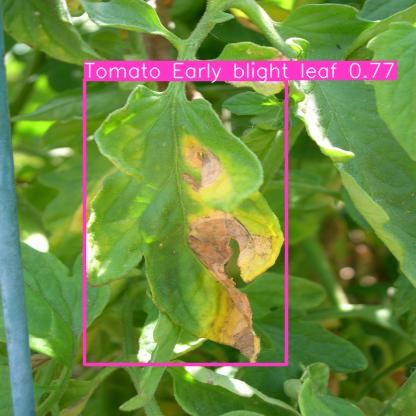
#> input picture yolov10/result0.jpg, 416 x 416 px
$ python merge.py
#> lines starting #> are read from the running program, lines starting #| are printed output that depends on the picture
from PIL import Image


if __name__ == '__main__':
    # 打开四张图片
    img1 = Image.open('result0.jpg')
#> img1 is the input picture: PIL image 416x416 RGB; mean R, G, B 111.5, 137.6, 66.9
    img2 = Image.open('result1.jpg')
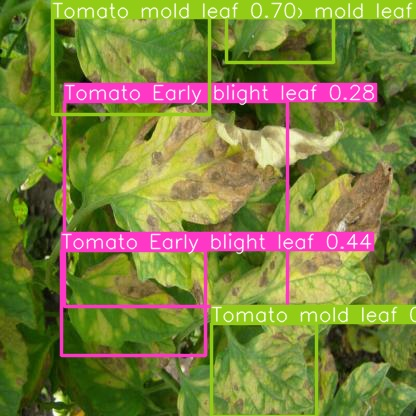
#> input picture yolov10/result1.jpg, 416 x 416 px
#> img2 is the input picture: PIL image 416x416 RGB; mean R, G, B 124.5, 128.7, 61.5
    img3 = Image.open('result2.jpg')
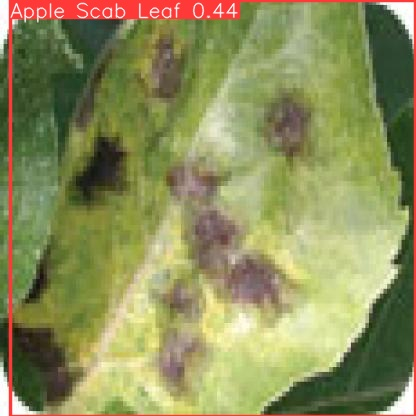
#> input picture yolov10/result2.jpg, 416 x 416 px
#> img3 is the input picture: PIL image 416x416 RGB; mean R, G, B 141.3, 142.9, 90.9
    img4 = Image.open('result3.jpg')
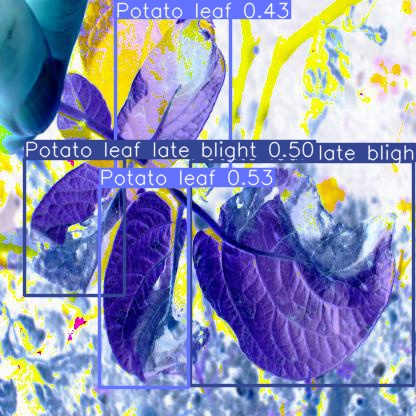
#> input picture yolov10/result3.jpg, 416 x 416 px
#> img4 is the input picture: PIL image 416x416 RGB; mean R, G, B 140, 146.2, 180.6

    # 假设所有图片的尺寸相同
    width, height = img1.size
#> width = 416; height = 416

    # 创建一个新的空白图像，用来放置四张图片
    combined_image = Image.new('RGB', (4 * width, height))
#> combined_image: PIL image 1664x416 RGB; every value is 0

    # 粘贴四张图片到新图像上
    combined_image.paste(img1, (0, 0))
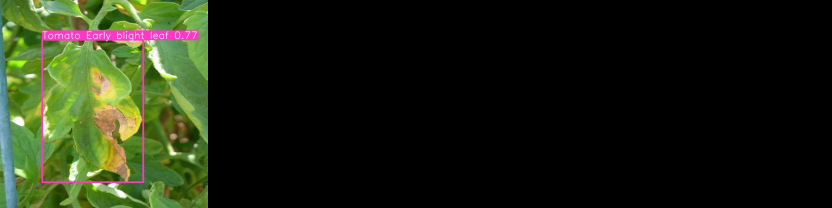
#> combined_image: PIL image 1664x416 RGB (shown at 1/2 size); mean R, G, B 27.9, 34.4, 16.7
    combined_image.paste(img2, (width, 0))
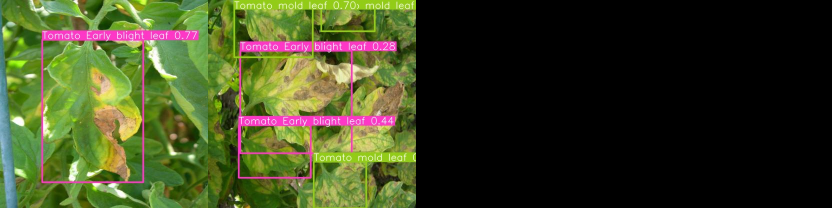
#> combined_image: PIL image 1664x416 RGB (shown at 1/2 size); mean R, G, B 59, 66.6, 32.1
    combined_image.paste(img3, (2 * width, 0))
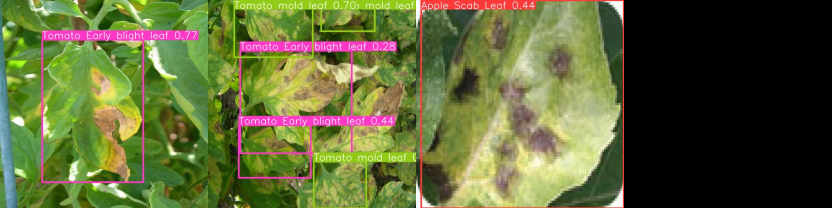
#> combined_image: PIL image 1664x416 RGB (shown at 1/2 size); mean R, G, B 94.3, 102.3, 54.8
    combined_image.paste(img4, (3 * width, 0))
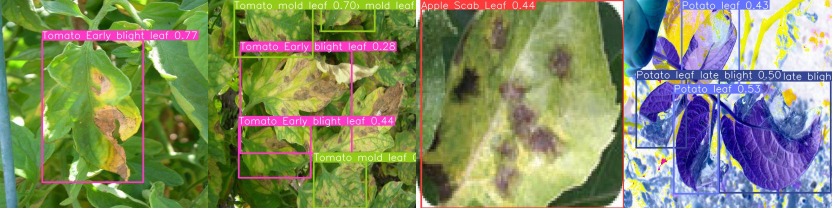
#> combined_image: PIL image 1664x416 RGB (shown at 1/2 size); mean R, G, B 129.3, 138.8, 99.9

    # 保存合成后的图像
    combined_image.save('v10_self_val_merge.jpg')
